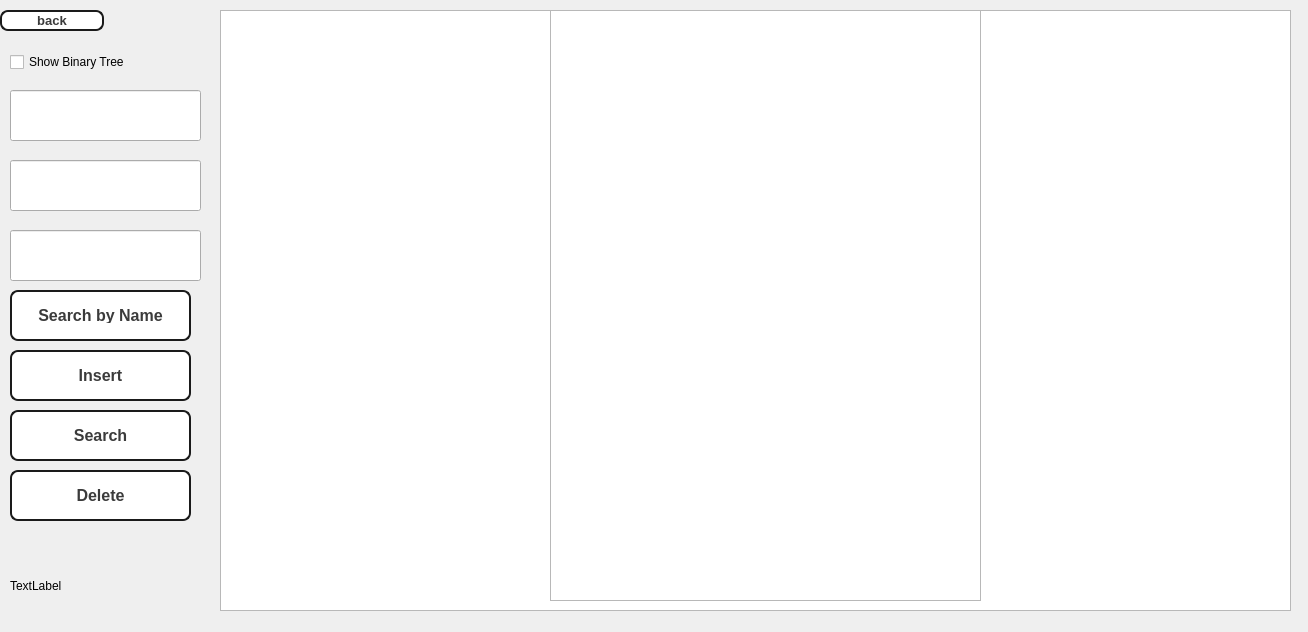
<?xml version="1.0" encoding="UTF-8"?>
<ui version="4.0">
 <class>phonepage</class>
 <widget class="QWidget" name="phonepage">
  <property name="geometry">
   <rect>
    <x>0</x>
    <y>0</y>
    <width>1308</width>
    <height>632</height>
   </rect>
  </property>
  <property name="windowTitle">
   <string>Dialog</string>
  </property>
  <widget class="QPushButton" name="insertbutton">
   <property name="geometry">
    <rect>
     <x>10</x>
     <y>350</y>
     <width>181</width>
     <height>51</height>
    </rect>
   </property>
   <property name="styleSheet">
    <string notr="true">QPushButton {
  appearance: none;
  background-color: white;
  border: 2px solid #1A1A1A;
  border-radius: 8px;
  box-sizing: border-box;
  color: #3B3B3B;
  cursor: pointer;
  display: inline-block;
  font-family: Roobert,-apple-system,BlinkMacSystemFont,&quot;Segoe UI&quot;,Helvetica,Arial,sans-serif,&quot;Apple Color Emoji&quot;,&quot;Segoe UI Emoji&quot;,&quot;Segoe UI Symbol&quot;;
  font-size: 16px;
  font-weight: 600;
  line-height: normal;
  margin: 0;
  
  min-width: 0;
  outline: none;
  padding: 16px 24px;
  text-align: center;
  text-decoration: none;
  transition: all 300ms cubic-bezier(.23, 1, 0.32, 1);
  user-select: none;
  -webkit-user-select: none;
  touch-action: manipulation;
  width: 100%;
  will-change: transform;
}

QPushButton:disabled {
  pointer-events: none;
}

QPushButton:hover {
  color: #fff;
  background-color: #1A1A1A;
  box-shadow: rgba(0, 0, 0, 0.25) 0 8px 15px;
  transform: translateY(-2px);
}

QPushButton:active {
  box-shadow: none;
  transform: translateY(0);
}
</string>
   </property>
   <property name="text">
    <string>Insert</string>
   </property>
  </widget>
  <widget class="QLineEdit" name="lineEdit">
   <property name="geometry">
    <rect>
     <x>10</x>
     <y>90</y>
     <width>191</width>
     <height>51</height>
    </rect>
   </property>
  </widget>
  <widget class="QGraphicsView" name="graphicsView">
   <property name="geometry">
    <rect>
     <x>220</x>
     <y>10</y>
     <width>1071</width>
     <height>601</height>
    </rect>
   </property>
  </widget>
  <widget class="QPushButton" name="searchbutton">
   <property name="geometry">
    <rect>
     <x>10</x>
     <y>410</y>
     <width>181</width>
     <height>51</height>
    </rect>
   </property>
   <property name="styleSheet">
    <string notr="true">QPushButton {
  appearance: none;
  background-color: white;
  border: 2px solid #1A1A1A;
  border-radius: 8px;
  box-sizing: border-box;
  color: #3B3B3B;
  cursor: pointer;
  display: inline-block;
  font-family: Roobert,-apple-system,BlinkMacSystemFont,&quot;Segoe UI&quot;,Helvetica,Arial,sans-serif,&quot;Apple Color Emoji&quot;,&quot;Segoe UI Emoji&quot;,&quot;Segoe UI Symbol&quot;;
  font-size: 16px;
  font-weight: 600;
  line-height: normal;
  margin: 0;
  
  min-width: 0;
  outline: none;
  padding: 16px 24px;
  text-align: center;
  text-decoration: none;
  transition: all 300ms cubic-bezier(.23, 1, 0.32, 1);
  user-select: none;
  -webkit-user-select: none;
  touch-action: manipulation;
  width: 100%;
  will-change: transform;
}

QPushButton:disabled {
  pointer-events: none;
}

QPushButton:hover {
  color: #fff;
  background-color: #1A1A1A;
  box-shadow: rgba(0, 0, 0, 0.25) 0 8px 15px;
  transform: translateY(-2px);
}

QPushButton:active {
  box-shadow: none;
  transform: translateY(0);
}
</string>
   </property>
   <property name="text">
    <string>Search</string>
   </property>
  </widget>
  <widget class="QLineEdit" name="lineEdit_2">
   <property name="geometry">
    <rect>
     <x>10</x>
     <y>160</y>
     <width>191</width>
     <height>51</height>
    </rect>
   </property>
  </widget>
  <widget class="QLabel" name="label">
   <property name="geometry">
    <rect>
     <x>10</x>
     <y>570</y>
     <width>181</width>
     <height>31</height>
    </rect>
   </property>
   <property name="text">
    <string>TextLabel</string>
   </property>
  </widget>
  <widget class="QLineEdit" name="lineEdit_3">
   <property name="geometry">
    <rect>
     <x>10</x>
     <y>230</y>
     <width>191</width>
     <height>51</height>
    </rect>
   </property>
  </widget>
  <widget class="QPushButton" name="backbutton">
   <property name="geometry">
    <rect>
     <x>0</x>
     <y>10</y>
     <width>104</width>
     <height>21</height>
    </rect>
   </property>
   <property name="styleSheet">
    <string notr="true">QPushButton {
  appearance: none;
  background-color: white;
  border: 2px solid #1A1A1A;
  border-radius: 8px;
  box-sizing: border-box;
  color: #3B3B3B;
  cursor: pointer;
  display: inline-block;
  font-family: Roobert,-apple-system,BlinkMacSystemFont,&quot;Segoe UI&quot;,Helvetica,Arial,sans-serif,&quot;Apple Color Emoji&quot;,&quot;Segoe UI Emoji&quot;,&quot;Segoe UI Symbol&quot;;
  font-size: 13px;
  font-weight: 600;
  line-height: normal;
  margin: 0;
  
  min-width: 0;
  outline: none;
  
  text-align: center;
  text-decoration: none;
  transition: all 300ms cubic-bezier(.23, 1, 0.32, 1);
  user-select: none;
  -webkit-user-select: none;
  touch-action: manipulation;
  width: 100%;
  will-change: transform;
}

QPushButton:disabled {
  pointer-events: none;
}

QPushButton:hover {
  color: #fff;
  background-color: #1A1A1A;
  box-shadow: rgba(0, 0, 0, 0.25) 0 8px 15px;
  transform: translateY(-2px);
}

QPushButton:active {
  box-shadow: none;
  transform: translateY(0);
}
</string>
   </property>
   <property name="text">
    <string>back</string>
   </property>
  </widget>
  <widget class="QPushButton" name="deletebutton">
   <property name="geometry">
    <rect>
     <x>10</x>
     <y>470</y>
     <width>181</width>
     <height>51</height>
    </rect>
   </property>
   <property name="styleSheet">
    <string notr="true">QPushButton {
  appearance: none;
  background-color: white;
  border: 2px solid #1A1A1A;
  border-radius: 8px;
  box-sizing: border-box;
  color: #3B3B3B;
  cursor: pointer;
  display: inline-block;
  font-family: Roobert,-apple-system,BlinkMacSystemFont,&quot;Segoe UI&quot;,Helvetica,Arial,sans-serif,&quot;Apple Color Emoji&quot;,&quot;Segoe UI Emoji&quot;,&quot;Segoe UI Symbol&quot;;
  font-size: 16px;
  font-weight: 600;
  line-height: normal;
  margin: 0;
  
  min-width: 0;
  outline: none;
  padding: 16px 24px;
  text-align: center;
  text-decoration: none;
  transition: all 300ms cubic-bezier(.23, 1, 0.32, 1);
  user-select: none;
  -webkit-user-select: none;
  touch-action: manipulation;
  width: 100%;
  will-change: transform;
}

QPushButton:disabled {
  pointer-events: none;
}

QPushButton:hover {
  color: #fff;
  background-color: #1A1A1A;
  box-shadow: rgba(0, 0, 0, 0.25) 0 8px 15px;
  transform: translateY(-2px);
}

QPushButton:active {
  box-shadow: none;
  transform: translateY(0);
}
</string>
   </property>
   <property name="text">
    <string>Delete</string>
   </property>
  </widget>
  <widget class="QCheckBox" name="treeVisibilityCheckbox">
   <property name="geometry">
    <rect>
     <x>10</x>
     <y>50</y>
     <width>141</width>
     <height>24</height>
    </rect>
   </property>
   <property name="text">
    <string>Show Binary Tree</string>
   </property>
  </widget>
  <widget class="QListWidget" name="contactListWidget">
   <property name="geometry">
    <rect>
     <x>550</x>
     <y>10</y>
     <width>431</width>
     <height>591</height>
    </rect>
   </property>
  </widget>
  <widget class="QPushButton" name="searchByNameButton">
   <property name="geometry">
    <rect>
     <x>10</x>
     <y>290</y>
     <width>181</width>
     <height>51</height>
    </rect>
   </property>
   <property name="styleSheet">
    <string notr="true">QPushButton {
  appearance: none;
  background-color: white;
  border: 2px solid #1A1A1A;
  border-radius: 8px;
  box-sizing: border-box;
  color: #3B3B3B;
  cursor: pointer;
  display: inline-block;
  font-family: Roobert,-apple-system,BlinkMacSystemFont,&quot;Segoe UI&quot;,Helvetica,Arial,sans-serif,&quot;Apple Color Emoji&quot;,&quot;Segoe UI Emoji&quot;,&quot;Segoe UI Symbol&quot;;
  font-size: 16px;
  font-weight: 600;
  line-height: normal;
  margin: 0;
  
  min-width: 0;
  outline: none;
  padding: 16px 24px;
  text-align: center;
  text-decoration: none;
  transition: all 300ms cubic-bezier(.23, 1, 0.32, 1);
  user-select: none;
  -webkit-user-select: none;
  touch-action: manipulation;
  width: 100%;
  will-change: transform;
}

QPushButton:disabled {
  pointer-events: none;
}

QPushButton:hover {
  color: #fff;
  background-color: #1A1A1A;
  box-shadow: rgba(0, 0, 0, 0.25) 0 8px 15px;
  transform: translateY(-2px);
}

QPushButton:active {
  box-shadow: none;
  transform: translateY(0);
}
</string>
   </property>
   <property name="text">
    <string>Search by Name</string>
   </property>
  </widget>
 </widget>
 <resources/>
 <connections/>
</ui>
